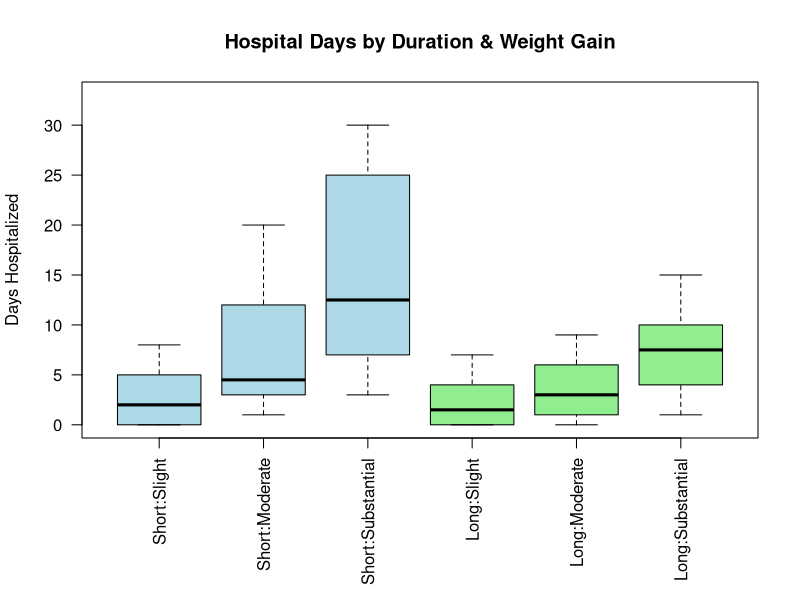
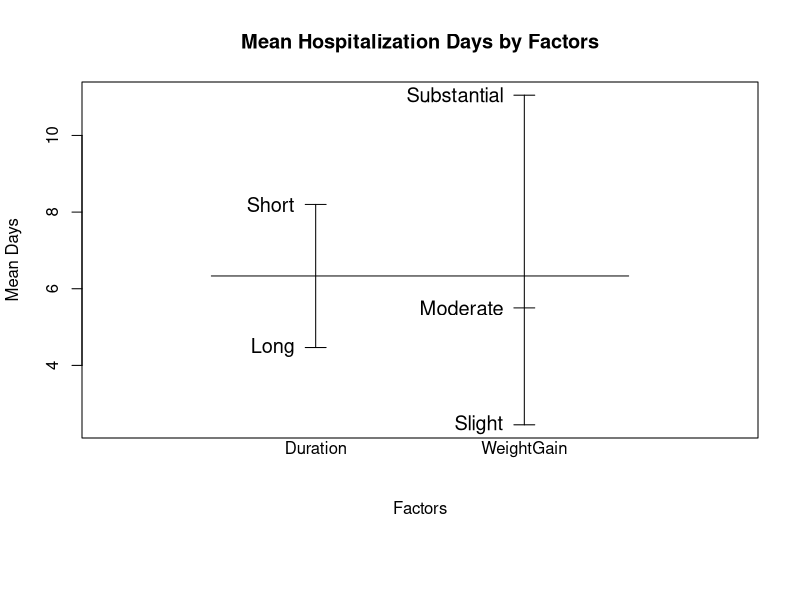
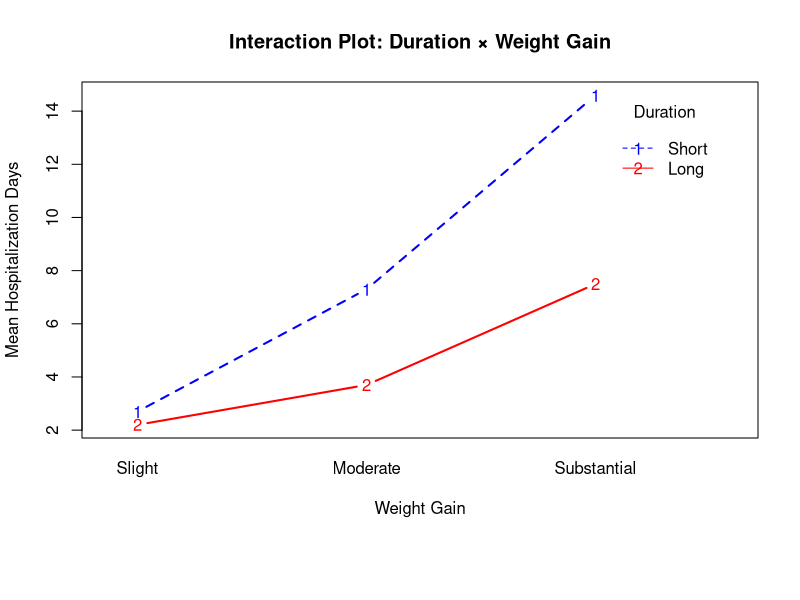
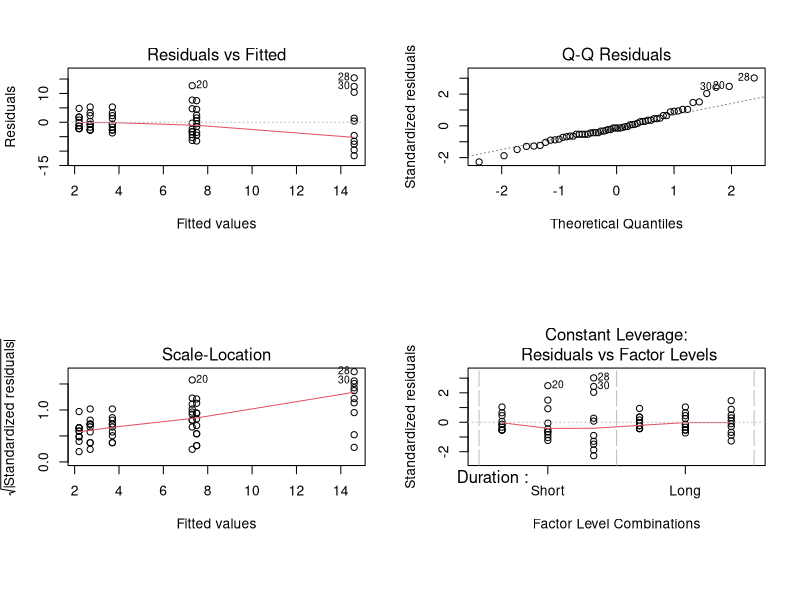

Reproduce these figures in R, in order. (Note: this script raises an error after producing the figures.)
library(dplyr)
library(MASS)
library(multcomp)

days <- c(
  0, 2, 1, 3, 0, 2, 0, 5, 6, 8, 2, 4, 7, 12, 15, 4, 3, 1, 5, 20, 15, 10, 8, 5, 25, 16, 7, 30, 3, 27, 0, 1, 1, 0, 4, 2, 7, 4, 0, 3, 5, 3, 2, 0, 1, 1, 3, 6, 7, 9, 10, 8, 12, 3, 7, 15, 4, 9, 6, 1
)

duration <- c(rep(1, 30), rep(2, 30)) 
weight   <- rep(c(rep(1, 10), rep(2, 10), rep(3, 10)), 2)

# Combine into a data frame
KidneyFailure <- data.frame(
  Days = days,
  Duration = factor(duration, labels = c("Short", "Long")),
  WeightGain = factor(weight, labels = c("Slight", "Moderate", "Substantial"))
)

# Checking cell balance
table(KidneyFailure$Duration, KidneyFailure$WeightGain) 
# 10 in every cell --> balanced

summary.stats <- KidneyFailure %>%
  group_by(Duration, WeightGain) %>%
  summarise(
    Mean = mean(Days),
    Var = var(Days),
    SD = sd(Days)
  )

print(summary.stats)
#SD for short/slight = 2.7, for short/substantial = 9.7 --> red flag for heteroscedasticity

# boxplot (HA)
KidneyFailure$Group <- interaction(KidneyFailure$Duration, 
                                   KidneyFailure$WeightGain,
                                   sep=":")
KidneyFailure$Group <- factor(KidneyFailure$Group,
                              levels=c("Short:Slight", "Short:Moderate", 
                                       "Short:Substantial", "Long:Slight",
                                       "Long:Moderate", "Long:Substantial"))

par(mar = c(8, 4, 4, 2) + 0.1)  # Bottom margin = 8 lines

boxplot(Days ~ Group, data = KidneyFailure,
        main = "Hospital Days by Duration & Weight Gain",
        ylab = "Days Hospitalized",
        xlab = "",
        las = 2,  # Makes x-axis labels vertical
        col = rep(c("lightblue", "lightgreen"), each = 3),
        border = "black",
        ylim = c(0, max(KidneyFailure$Days) * 1.1))

# means per factor (HA)
plot.design(Days ~ Duration + WeightGain, data = KidneyFailure,
            main = "Mean Hospitalization Days by Factors",
            xlab = "Factors",
            ylab = "Mean Days",
            col = "black",
            pch = 16,
            cex = 1.2)
# interaction plot (HA)
interaction.plot(x.factor = KidneyFailure$WeightGain,  
                 trace.factor = KidneyFailure$Duration, 
                 response = KidneyFailure$Days,         
                 fun = mean,                            
                 xlab = "Weight Gain",                  
                 ylab = "Mean Hospitalization Days",    
                 main = "Interaction Plot: Duration × Weight Gain",
                 col = c("blue", "red"),               
                 lwd = 2,                               
                 trace.label = "Duration",              
                 type = "b")                           

# ANALYSIS (HA)
# 1. Test interaction 
fit_full <- aov(Days ~ Duration * WeightGain, data = KidneyFailure)
summary(fit_full)

# 2. Test main effects (additive model)
fit_additive <- aov(Days ~ Duration + WeightGain, data = KidneyFailure)
summary(fit_additive)

# MODEL AND ASSUMPTIONS

model.full <- lm(Days ~ Duration * WeightGain, data = KidneyFailure)
model.full

par(mfrow = c(2, 2))
plot(model.full) 
par(mfrow = c(1, 1))
#Residuals plot shows funnel shape (bigger spread in residuals for higher values)

shapiro.test(residuals(model.full))
#significant --> abnormal distribution of residuals

library(car)
# Homogeneity test (HA)
levene_result <- leveneTest(Days ~ Duration * WeightGain, 
                            data = KidneyFailure, center = mean)

print(levene_result)
#p-value < 0.001 indicates unequal variances across treatment duration and
# weight gain group.

# TRANSFORMATIONS

#box cox to find best transform
#use days + 1 since log(0) won't work
model.plus.1 <- lm(Days + 1 ~ Duration * WeightGain, data = KidneyFailure)
bc <- boxcox(model.plus.1, lambda = seq(-2, 2, 0.1))

# Find best Lambda
lambda.max <- max(bc$y)
best.lambda <- bc$x[bc$y == lambda.max]
print(best.lambda)

# Since lambda approaches 0 we use log-transformation
KidneyFailure$Days.Log <- log(KidneyFailure$Days + 1)

# TRANSFORMED MODEL

fit.full <- aov(Days.Log ~ Duration * WeightGain, data = KidneyFailure)

par(mfrow = c(2, 2))
plot(fit.full) 
par(mfrow = c(1, 1))

shapiro.test(residuals(fit.full))
#transformation seems to have fixed homoscedastisticy

summary(fit.full)
# interaction is not significant --> leave it out of model

fit.main <- aov(Days.Log ~ Duration + WeightGain, data = KidneyFailure)
summary(fit.main)

# POST HOC ANALYSIS (Weight gain)

#Tukey for WeightGain
tukey.weight <- glht(fit.main, linfct = mcp(WeightGain = "Tukey"))
tukey.ci <- confint(tukey.weight)
summary(tukey.weight)
plot(tukey.weight)

#back transofrmation for Weight Gain
weightgain.bt <- data.frame(
  Comparison = rownames(tukey.ci$confint),
  Log.Diff   = tukey.ci$confint[, "Estimate"],
  Log.Lwr    = tukey.ci$confint[, "lwr"],
  Log.Upr    = tukey.ci$confint[, "upr"]
)

#add p-values (HA)
tukey.summary <- summary(tukey.weight)
weightgain.bt$p.value <- round(tukey.summary$test$pvalues, 4)
weightgain.bt$p.value
## conclusion: p < 0.05 for all three comparisons => all weight groups differ
## significantly from each other. Every increase in weight gain leads to 
## significantly longer hospitalized days. 

# the ratio is e^(log_diff)
weightgain.bt$Ratio <- exp(weightgain.bt$Log.Diff)
weightgain.bt$Ratio.Lwr <- exp(weightgain.bt$Log.Lwr)
weightgain.bt$Ratio.Upr <- exp(weightgain.bt$Log.Upr)

# Percentage change (Formula: (Ratio - 1) * 100)
weightgain.bt$Pct.Change <- (weightgain.bt$Ratio - 1) * 100
weightgain.bt$Pct.Lwr    <- (weightgain.bt$Ratio.Lwr - 1) * 100
weightgain.bt$Pct.Upr    <- (weightgain.bt$Ratio.Upr - 1) * 100

weightgain.bt <- weightgain.bt %>%
  dplyr::select(Comparison, Ratio, Pct.Change, Pct.Lwr, Pct.Upr) %>%
  mutate(across(where(is.numeric), round, 1))

print(weightgain.bt)


#patients with a substantial weight gain have a significanly higher stay.
#3.7x times higher compared to slight weight (267%)
#moderate --> sligt 1.9 (88%)
#substantial --> moderate 2.0 (95%)

# ANALYSIS OF DURATION

#Duration has only two groups, so we already know that the effect is longer stay --> shorter hospitalization

#confidence intervals
ci.log <- confint(fit.main, parm="DurationLong", level = .95)

#coefficient
coef.log <- coef(fit.main)["DurationLong"]
#Back transformation for Duration
duration.bt <- data.frame(
  Comparison = "Long - Short" ,
  Ratio      = exp(coef(fit.main)["DurationLong"]),
  Pct.Change = (exp(coef.log) - 1) * 100,
  Pct.Lwr    = (exp(ci.log[1])-1) * 100 ,
  Pct.Upr    = (exp(ci.log[2])-1) * 100
)

duration.bt <- duration.bt %>%
  dplyr::select(Comparison, Ratio, Pct.Change, Pct.Lwr, Pct.Upr) %>%
  mutate(across(where(is.numeric), round, 1))

print(duration.bt)
#patients with a longer treatment had a 32,6% shorter stay in the hospital

# 7. Visualization & Conclusion

interaction.plot(x.factor = KidneyFailure$WeightGain, 
                 trace.factor = KidneyFailure$Duration, 
                 response = KidneyFailure$Days.Log, 
                 fun = mean, 
                 type = "b", 
                 legend = TRUE, 
                 ylab = "Mean Log(Days + 1)", 
                 xlab = "Weight Gain",
                 pch = c(1, 19),
                 col = c("black", "red"))

#Weight gain between treatment has a very strong impact on days in the hospital. 
#The extremer the weight gain, leads to longer hospital stays
#The time of dialysis impacts hospitalization, regardless of weight gain. 
#No interaction effect --> effects are additive
#Have to keep in mind log-transformation, the difference in *actual* amount of days between
#weight gain classes, but also withing for example substantial weight gain between
#short and long treatment within substantial weight gain is huge
